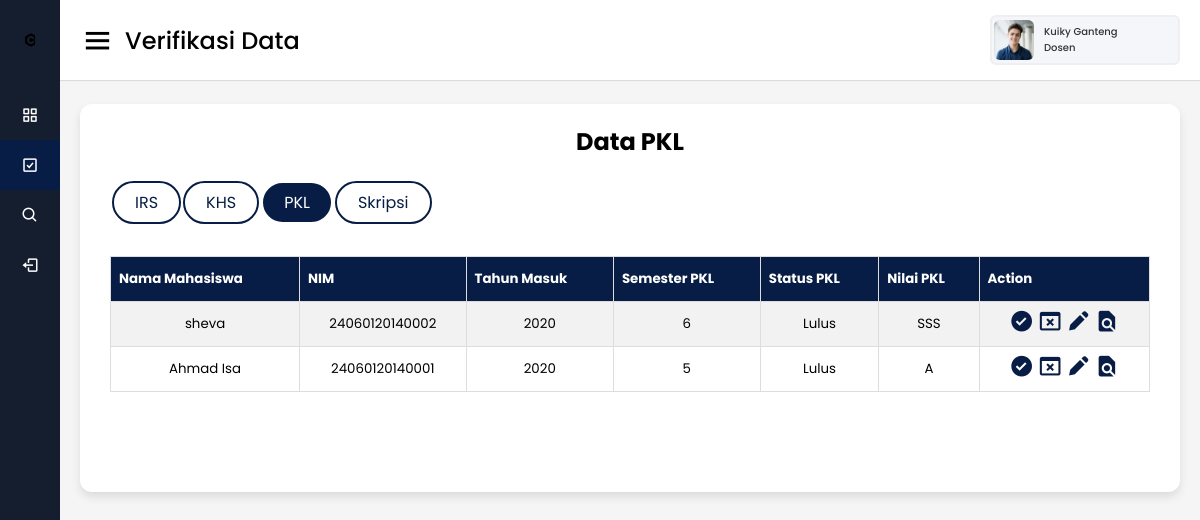
The app's page /Dosen/ver_pkl_dosen.php?nip=192783864 (signed in) with its own data.
### tables this page shows
CREATE TABLE `dosen` (
  `NIP` varchar(100) NOT NULL,
  `nama_dosen` varchar(100) NOT NULL,
  `email_undip` varchar(100) NOT NULL,
  `email_pribadi` varchar(100) NOT NULL,
  `alamat` varchar(100) NOT NULL,
  `no_telp` varchar(100) NOT NULL,
  `username` varchar(100) NOT NULL,
  `foto` varchar(255) DEFAULT NULL
);

CREATE TABLE `pkl` (
  `NIM` varchar(100) NOT NULL,
  `smt` int(11) NOT NULL,
  `status` varchar(100) NOT NULL,
  `nilai_pkl` varchar(100) DEFAULT NULL,
  `berita_acara` varchar(100) DEFAULT NULL,
  `file_pkl` varchar(100) DEFAULT NULL,
  `instansi` varchar(100) NOT NULL,
  `lama_pkl` varchar(100) NOT NULL,
  `bagian` varchar(100) NOT NULL,
  `tgl_sidang` date NOT NULL
);

CREATE TABLE `mahasiswa` (
  `NIM` varchar(100) NOT NULL,
  `nama_mhs` varchar(100) NOT NULL,
  `email` varchar(100) NOT NULL,
  `alamat` varchar(100) NOT NULL,
  `no_telp` varchar(100) NOT NULL,
  `angkatan` varchar(100) NOT NULL,
  `status` varchar(100) NOT NULL,
  `foto` varchar(100) NOT NULL,
  `jalur_masuk` varchar(100) NOT NULL,
  `kode_kota_kab` int(100) NOT NULL,
  `username` varchar(100) NOT NULL,
  `NIP_doswal` varchar(100) DEFAULT NULL,
  `NIP_dospem_pkl` varchar(100) DEFAULT NULL,
  `NIP_dospem_skripsi` varchar(100) DEFAULT NULL
);

### Dosen/header.php (called while the page is built, shortened)
<?php
$NIP = $_GET['nip'];
?>

### Dosen/ver_pkl_dosen.php (the view, shortened to what this page needs)
<!DOCTYPE html>
<html lang="en" dir="ltr">
<head>
  <link rel="stylesheet" href="style.css">
  <link href='https://unpkg.com/boxicons@2.0.7/css/boxicons.min.css' rel='stylesheet'>
</head>
<body>
  <?php
  include('header.php');
  ?>
  <div class="sidebar">
    <div class="logo-details">
      <img class="bx bxl-c-plus-plus logoundip" src="images/u.png" alt="">
      <span class="logo_name">UNIVERSITAS DIPONEGORO</span>
    </div>
    <ul class="nav-links">
      <li>
        <?php
          echo '<a href="profil_dosen.php?nip='.$NIP.'">';
          echo '<i class="bx bx-grid-alt"></i>';
          echo '<span class="links_name">Profil</span>';
          echo '</a>';
        ?>
      </li>
      <li>
        <?php
          echo '<a href="ver_irs_dosen.php?nip='.$NIP.'" class="active">';
          echo "<i class='bx bx-check-square'></i>";
          echo '<span class="links_name">Verifikasi Data</span>';
          echo "</a>";
        ?>
      </li>
      <li>
        <?php
          echo '<a href="cari_progres.php?nip='.$NIP.'">';
          echo "<i class='bx bx-search'></i>";
          echo '<span class="links_name">Cari Progress</span>';
          echo '</a>';
        ?>
      </li>
      <li>
        <a href="../Login/logout.php">
          <i class='bx bx-log-out'></i>
          <span class="links_name">Logout</span>
        </a>
      </li>
    </ul>
  </div>
  <section class="home-section">
    <nav>
      <div class="sidebar-button">
        <i class='bx bx-menu sidebarBtn'></i>
        <span class="dashboard">Verifikasi Data</span>
      </div>
      <?php
      $query = " SELECT * FROM dosen WHERE nip = $NIP";
      $result = $koneksi->query( $query );
      $row = $result->fetch_object();
      ?>
      <div class="profile-details">
        <img src="images/<?= $row->foto ?>" alt="">
        <span class="admin_name"><?php echo $row->nama_dosen ?><br>Dosen</span>
      </div>
    </nav>
    <div class="home-content">
      <div class="sales-boxes">
        <div class="recent-sales box" style="padding-bottom: 100px; ">
          <div class="title" style="text-align: center; "><strong>Data PKL</strong></div>
          <div>
            <table style="margin-top: 20px;">
              <tr>
                <td>
                  <a href="ver_irs_dosen.php?nip=<?php echo $NIP; ?>" class="save-btn1" >IRS</a>
                </td>
                <td>
                  <a href="ver_khs_dosen.php?nip=<?php echo $NIP; ?>" class="save-btn1" >KHS</a>
                </td>
                <td>
                  <a href="ver_pkl_dosen.php?nip=<?php echo $NIP; ?>" class="save-btn1-active" >PKL</a>
                </td>
                <td>
                  <a href="ver_skripsi_dosen.php?nip=<?php echo $NIP; ?>" class="save-btn1" >Skripsi</a>
                </td>
              </tr>
            </table>
          </div>
          <div>
            <table class="customers">
              <tr>
                <th>Nama Mahasiswa</th>
                <th>NIM</th>
                <th>Tahun Masuk</th>
                <th>Semester PKL</th>
                <th>Status PKL</th>
                <th>Nilai PKL</th>
                <th>Action</th>
              </tr>
              <?php
              $query = "SELECT nama_mhs, angkatan, pkl.* FROM mahasiswa, pkl WHERE mahasiswa.NIM = pkl.NIM AND NIP_dospem_pkl = '$NIP' ORDER BY status, smt DESC";
              $result = $koneksi->query( $query );
                while ($row = $result->fetch_object()){ ?>
                  <tr>
                    <td><?php echo $row->nama_mhs ?></td>
                    <td><?php echo $row->NIM ?></td>
                    <td><?php echo $row->angkatan ?></td>
                    <td><?php echo $row->smt ?></td>
                    <td><?php echo $row->status ?></td>
                    <td><?php echo $row->nilai_pkl ?></td>
                    <td>
                    <a href="update_data.php?val=<?php echo 'check_pkl'; ?>&nip=<?php echo $NIP; ?>&nim=<?php echo $row->NIM; ?>" style="color: #081D45; border:none;"><i class='bx bxs-check-circle bx-sm'></i></a>
                    <a href="update_data.php?val=<?php echo 'uncheck_pkl'; ?>&nip=<?php echo $NIP; ?>&nim=<?php echo $row->NIM; ?>" style="color: #081D45; border:none;"><i class='bx bx-window-close bx-sm'></i></a>
                    <a href="ver_pkl_edit.php?nip=<?php echo $NIP; ?>&nim=<?php echo $row->NIM; ?>"  style="color: #081D45;"><i class='bx bxs-pencil bx-sm'></i></a>
                    <a href="view_doc.php?val=<?php echo 'pkl' ?>&nip=<?php echo $NIP ?>&nim=<?php echo $row->NIM;?>" style="color: #081D45;"><i class='bx bxs-file-find bx-sm' ></i></a>
                    </td>
                  </tr>
              <?php
                }
              ?>
            </table>
          </div>
        </div>
      </div>
    </div>
  </section>
</body>
</html>

### Dosen/style.css (style rules this page uses)
* { margin: 0; padding: 0; box-sizing: border-box; font-family: 'Poppins', sans-serif; }
.sidebar { position: fixed; height: 100%; width: 240px; background: #0A2558; transition: all 0.5s ease; }
.sidebar .logo-details { height: 80px; display: flex; align-items: center; }
.sidebar .logo-details .logo_name { color: #fff; font-size: 15px; font-weight: 500; }
.sidebar .nav-links { margin-top: 10px; }
.sidebar .nav-links li { position: relative; list-style: none; height: 50px; }
.sidebar .nav-links li a { height: 100%; width: 100%; display: flex; align-items: center; text-decoration: none; transition: all 0.4s ease; }
.sidebar .nav-links li a.active { background: #081D45; }
.sidebar .nav-links li i { min-width: 60px; text-align: center; font-size: 18px; color: #fff; }
.sidebar .nav-links li a .links_name { color: #fff; font-size: 15px; font-weight: 400; white-space: nowrap; }
.home-section { position: relative; background: #f5f5f5; min-height: 100vh; width: calc(100% - 240px); left: 240px; transition: all 0.5s ease; }
.home-section nav { display: flex; justify-content: space-between; height: 80px; background: #fff; display: flex; align-items: center; position: fixed; width: calc(100% - 240px); left: 240px; z-index: 100; padding: 0 20px; box-shadow: 0 1px 1px rgba(0, 0, 0, 0.1); transition: all 0.5s ease; }
.home-section nav .sidebar-button { display: flex; align-items: center; font-size: 24px; font-weight: 500; }
nav .sidebar-button i { font-size: 35px; margin-right: 10px; }
.home-section nav .profile-details { display: flex; align-items: center; background: #F5F6FA; border: 2px solid #EFEEF1; border-radius: 6px; height: 50px; min-width: 190px; padding: 0 15px 0 2px; }
nav .profile-details img { height: 40px; width: 40px; border-radius: 6px; object-fit: cover; }
nav .profile-details .admin_name { font-size: 10px; font-weight: 500; color: #333; margin: 0 10px; white-space: nowrap; }
.home-section .home-content { position: relative; padding-top: 104px; }
.home-content .sales-boxes { display: flex; justify-content: space-between; }
.home-content .sales-boxes .recent-sales { width: 100%; background: #fff; padding: 20px 30px; margin: 0 20px; border-radius: 12px; box-shadow: 0 5px 10px rgba(0, 0, 0, 0.1); }
.sales-boxes .box .title { font-size: 24px; font-weight: 500; }
@media (max-width: 1240px) { .sidebar { width: 60px; } }
@media (max-width: 1240px) { .home-section { width: calc(100% - 60px); left: 60px; } }
@media (max-width: 1240px) { .home-section nav { width: calc(100% - 60px); left: 60px; } }
* { box-sizing: border-box; }
:root { --app-bg: #101827; --sidebar: rgba(21, 30, 47,1); --sidebar-main-color: #fff; --table-border: #1a2131; --table-header: #1a2131; --app-content-main-color: #fff; --sidebar-link: #fff; --sidebar-active-link: #1d283c; --sidebar-hover-link: #1a2539; --action-color: #2869ff; --action-color-hover: #6291fd; --app-content-secondary-color: #1d283c; --filter-reset: #2c394f; --filter-shadow: rgba(16, 24, 39, 0.8) 0px 6px 12px -2px, rgba(0, 0, 0, 0.3) 0px 3px 7px -3px; }
body, html { margin: 0; padding: 0; height: 100%; width: 100%; }
body { overflow: hidden; font-family: "Poppins", sans-serif; background-color: var(--app-bg); -webkit-font-smoothing: antialiased; -moz-osx-font-smoothing: grayscale; }
.sidebar { flex-basis: 200px; max-width: 200px; flex-shrink: 0; background-color: var(--sidebar); display: flex; flex-direction: column; }
.logoundip { width: 20%; margin-right: 30px; margin-left: 23px; }
.customers { margin-top: 30px; font-family: Arial, Helvetica, sans-serif; border-collapse: collapse; width: 100%; font-size: smaller; }
.customers td, .customers th { border: 1px solid #ddd; padding: 8px; text-align: center; padding-top: -10px; }
.customers tr:nth-child(even) { background-color: #f2f2f2; }
.customers th { padding-top: 12px; padding-bottom: 12px; text-align: left; background-color: #081D45; color: white; }
.save-btn1 { background-color: white; border: none; color: #081D45; padding: 7px 21px; text-align: center; text-decoration: none; display: inline-block; border: 2px solid #081D45; border-radius: 35px; transition-duration: 0.5s; }
.save-btn1-active { background-color: #081D45; border: none; color: white; padding: 7px 21px; text-align: center; text-decoration: none; display: inline-block; border: 2px solid white; border-radius: 35px; transition-duration: 0.5s; }

### records on screen
dosen: foto (picture), nama_dosen "Kuiky Ganteng"
pkl: NIM.nama_mhs "sheva", NIM "24060120140002", NIM.angkatan "2020", smt "6", status "Lulus", nilai_pkl "SSS"
pkl: NIM.nama_mhs "Ahmad Isa", NIM "24060120140001", NIM.angkatan "2020", smt "5", status "Lulus", nilai_pkl "A"
